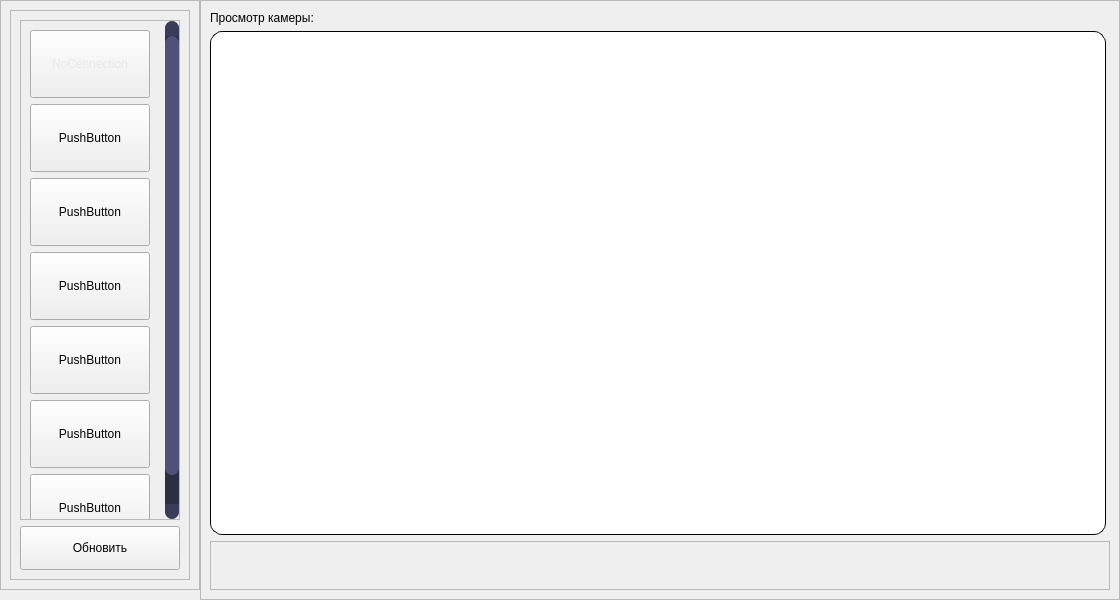
<?xml version="1.0" encoding="UTF-8"?>
<ui version="4.0">
 <class>MainWindow</class>
 <widget class="QMainWindow" name="MainWindow">
  <property name="geometry">
   <rect>
    <x>0</x>
    <y>0</y>
    <width>1120</width>
    <height>600</height>
   </rect>
  </property>
  <property name="minimumSize">
   <size>
    <width>1120</width>
    <height>0</height>
   </size>
  </property>
  <property name="windowTitle">
   <string>MainWindow</string>
  </property>
  <widget class="QWidget" name="centralwidget">
   <property name="minimumSize">
    <size>
     <width>850</width>
     <height>600</height>
    </size>
   </property>
   <layout class="QHBoxLayout" name="horizontalLayout">
    <property name="spacing">
     <number>0</number>
    </property>
    <property name="leftMargin">
     <number>0</number>
    </property>
    <property name="topMargin">
     <number>0</number>
    </property>
    <property name="rightMargin">
     <number>0</number>
    </property>
    <property name="bottomMargin">
     <number>0</number>
    </property>
    <item alignment="Qt::AlignTop">
     <widget class="QFrame" name="frame">
      <property name="minimumSize">
       <size>
        <width>120</width>
        <height>590</height>
       </size>
      </property>
      <property name="maximumSize">
       <size>
        <width>200</width>
        <height>16777215</height>
       </size>
      </property>
      <property name="sizeIncrement">
       <size>
        <width>150</width>
        <height>0</height>
       </size>
      </property>
      <property name="baseSize">
       <size>
        <width>150</width>
        <height>0</height>
       </size>
      </property>
      <property name="frameShape">
       <enum>QFrame::StyledPanel</enum>
      </property>
      <property name="frameShadow">
       <enum>QFrame::Raised</enum>
      </property>
      <layout class="QVBoxLayout" name="verticalLayout">
       <item>
        <widget class="QFrame" name="frame_3">
         <property name="minimumSize">
          <size>
           <width>0</width>
           <height>50</height>
          </size>
         </property>
         <property name="frameShape">
          <enum>QFrame::StyledPanel</enum>
         </property>
         <property name="frameShadow">
          <enum>QFrame::Raised</enum>
         </property>
         <layout class="QVBoxLayout" name="verticalLayout_2">
          <item>
           <layout class="QVBoxLayout" name="vl_buttons">
            <property name="leftMargin">
             <number>0</number>
            </property>
            <property name="topMargin">
             <number>0</number>
            </property>
            <item alignment="Qt::AlignTop">
             <widget class="QScrollArea" name="scrollArea">
              <property name="sizePolicy">
               <sizepolicy hsizetype="Expanding" vsizetype="Expanding">
                <horstretch>0</horstretch>
                <verstretch>0</verstretch>
               </sizepolicy>
              </property>
              <property name="minimumSize">
               <size>
                <width>0</width>
                <height>500</height>
               </size>
              </property>
              <property name="maximumSize">
               <size>
                <width>16777215</width>
                <height>500</height>
               </size>
              </property>
              <property name="autoFillBackground">
               <bool>false</bool>
              </property>
              <property name="styleSheet">
               <string notr="true">QScrollBar:vertical {
    border: none;
    background: rgb(45, 45, 68);
    width: 14px;
    margin: 15px 0 15px 0;
    border-radius: 0px;
}

/*  HANDLE BAR VERTICAL */
QScrollBar::handle:vertical {
    background-color: rgb(80, 80, 122);
    min-height: 30px;
    border-radius: 7px;
}
QScrollBar::handle:vertical:hover{
    background-color: rgb(255, 0, 127);
}
QScrollBar::handle:vertical:pressed {
    background-color: rgb(185, 0, 92);
}

/* BTN TOP - SCROLLBAR */
QScrollBar::sub-line:vertical {
    border: none;
    background-color: rgb(59, 59, 90);
    height: 15px;
    border-top-left-radius: 7px;
    border-top-right-radius: 7px;
    subcontrol-position: top;
    subcontrol-origin: margin;
}
QScrollBar::sub-line:vertical:hover { 
    background-color: rgb(255, 0, 127);
}
QScrollBar::sub-line:vertical:pressed {
    background-color: rgb(185, 0, 92);
}

/* BTN BOTTOM - SCROLLBAR */
QScrollBar::add-line:vertical {
    border: none;
    background-color: rgb(59, 59, 90);
    height: 15px;
    border-bottom-left-radius: 7px;
    border-bottom-right-radius: 7px;
    subcontrol-position: bottom;
    subcontrol-origin: margin;
}
QScrollBar::add-line:vertical:hover { 
    background-color: rgb(255, 0, 127);
}
QScrollBar::add-line:vertical:pressed { 
    background-color: rgb(185, 0, 92);
}

/* RESET ARROW */
QScrollBar::up-arrow:vertical, QScrollBar::down-arrow:vertical {
    background: none;
}
QScrollBar::add-page:vertical, QScrollBar::sub-page:vertical {
    background: none;
}

/* HORIZONTAL SCROLLBAR - HOMEWORK */
QScrollBar:horizontal {
}
QScrollBar::handle:horizontal {
}
QScrollBar::add-line:horizontal {
}
QScrollBar::sub-line:horizontal {
}
QScrollBar::up-arrow:horizontal, QScrollBar::down-arrow:horizontal
{
}
QScrollBar::add-page:horizontal, QScrollBar::sub-page:horizontal
{
}</string>
              </property>
              <property name="widgetResizable">
               <bool>true</bool>
              </property>
              <property name="alignment">
               <set>Qt::AlignLeading|Qt::AlignLeft|Qt::AlignTop</set>
              </property>
              <widget class="QWidget" name="scrollAreaWidgetContents_2">
               <property name="geometry">
                <rect>
                 <x>0</x>
                 <y>0</y>
                 <width>142</width>
                 <height>530</height>
                </rect>
               </property>
               <property name="styleSheet">
                <string notr="true"/>
               </property>
               <layout class="QVBoxLayout" name="verticalLayout_4">
                <item>
                 <widget class="QPushButton" name="pushButton_3">
                  <property name="minimumSize">
                   <size>
                    <width>120</width>
                    <height>68</height>
                   </size>
                  </property>
                  <property name="maximumSize">
                   <size>
                    <width>120</width>
                    <height>100</height>
                   </size>
                  </property>
                  <property name="styleSheet">
                   <string notr="true">color: rgb(231, 231, 231);</string>
                  </property>
                  <property name="text">
                   <string>NoCennection</string>
                  </property>
                 </widget>
                </item>
                <item>
                 <widget class="QPushButton" name="pushButton_4">
                  <property name="minimumSize">
                   <size>
                    <width>120</width>
                    <height>68</height>
                   </size>
                  </property>
                  <property name="maximumSize">
                   <size>
                    <width>120</width>
                    <height>100</height>
                   </size>
                  </property>
                  <property name="text">
                   <string>PushButton</string>
                  </property>
                 </widget>
                </item>
                <item>
                 <widget class="QPushButton" name="pushButton_5">
                  <property name="minimumSize">
                   <size>
                    <width>120</width>
                    <height>68</height>
                   </size>
                  </property>
                  <property name="maximumSize">
                   <size>
                    <width>120</width>
                    <height>100</height>
                   </size>
                  </property>
                  <property name="text">
                   <string>PushButton</string>
                  </property>
                 </widget>
                </item>
                <item>
                 <widget class="QPushButton" name="pushButton_6">
                  <property name="minimumSize">
                   <size>
                    <width>120</width>
                    <height>68</height>
                   </size>
                  </property>
                  <property name="maximumSize">
                   <size>
                    <width>120</width>
                    <height>100</height>
                   </size>
                  </property>
                  <property name="text">
                   <string>PushButton</string>
                  </property>
                 </widget>
                </item>
                <item>
                 <widget class="QPushButton" name="pushButton_7">
                  <property name="minimumSize">
                   <size>
                    <width>120</width>
                    <height>68</height>
                   </size>
                  </property>
                  <property name="maximumSize">
                   <size>
                    <width>120</width>
                    <height>100</height>
                   </size>
                  </property>
                  <property name="text">
                   <string>PushButton</string>
                  </property>
                 </widget>
                </item>
                <item>
                 <widget class="QPushButton" name="pushButton_8">
                  <property name="minimumSize">
                   <size>
                    <width>120</width>
                    <height>68</height>
                   </size>
                  </property>
                  <property name="maximumSize">
                   <size>
                    <width>120</width>
                    <height>100</height>
                   </size>
                  </property>
                  <property name="text">
                   <string>PushButton</string>
                  </property>
                 </widget>
                </item>
                <item>
                 <widget class="QPushButton" name="pushButton_9">
                  <property name="minimumSize">
                   <size>
                    <width>120</width>
                    <height>68</height>
                   </size>
                  </property>
                  <property name="maximumSize">
                   <size>
                    <width>120</width>
                    <height>100</height>
                   </size>
                  </property>
                  <property name="text">
                   <string>PushButton</string>
                  </property>
                 </widget>
                </item>
               </layout>
              </widget>
             </widget>
            </item>
            <item>
             <widget class="QPushButton" name="but_update_cams">
              <property name="minimumSize">
               <size>
                <width>0</width>
                <height>44</height>
               </size>
              </property>
              <property name="text">
               <string>Обновить</string>
              </property>
             </widget>
            </item>
           </layout>
          </item>
         </layout>
        </widget>
       </item>
      </layout>
     </widget>
    </item>
    <item>
     <widget class="QFrame" name="frame_2">
      <property name="minimumSize">
       <size>
        <width>900</width>
        <height>0</height>
       </size>
      </property>
      <property name="frameShape">
       <enum>QFrame::StyledPanel</enum>
      </property>
      <property name="frameShadow">
       <enum>QFrame::Raised</enum>
      </property>
      <layout class="QVBoxLayout" name="verticalLayout_3">
       <item>
        <widget class="QLabel" name="lab_cam_name">
         <property name="maximumSize">
          <size>
           <width>16777215</width>
           <height>15</height>
          </size>
         </property>
         <property name="text">
          <string>Просмотр камеры: </string>
         </property>
        </widget>
       </item>
       <item>
        <widget class="QLabel" name="lab_camera_img">
         <property name="minimumSize">
          <size>
           <width>896</width>
           <height>504</height>
          </size>
         </property>
         <property name="maximumSize">
          <size>
           <width>896</width>
           <height>504</height>
          </size>
         </property>
         <property name="styleSheet">
          <string notr="true">background-color: rgb(255, 255, 255);
border: 1px solid;
border-radius: 12px;
border-color: rgb(0,0,0);</string>
         </property>
         <property name="text">
          <string/>
         </property>
         <property name="scaledContents">
          <bool>true</bool>
         </property>
        </widget>
       </item>
       <item>
        <widget class="QFrame" name="frame_4">
         <property name="frameShape">
          <enum>QFrame::StyledPanel</enum>
         </property>
         <property name="frameShadow">
          <enum>QFrame::Raised</enum>
         </property>
        </widget>
       </item>
      </layout>
     </widget>
    </item>
   </layout>
  </widget>
 </widget>
 <resources/>
 <connections/>
</ui>
